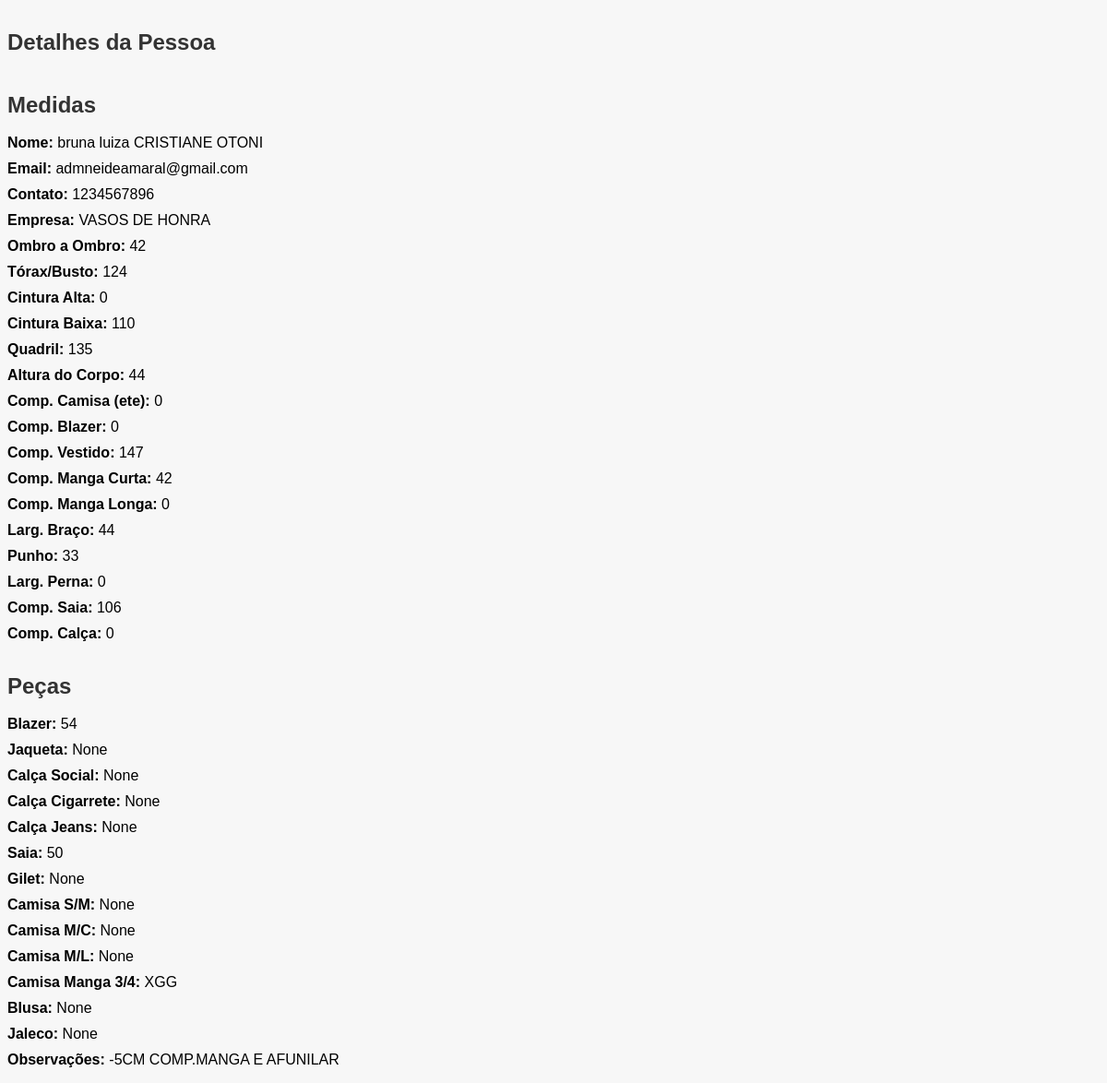
The page /pessoa/58/ (signed in) on the database its author committed.
### app_medidas_clientes/models.py (models this page shows)
class Pessoa(models.Model):
    nome = models.CharField(max_length=100)
    email = models.EmailField()
    telefone_regex = RegexValidator(
        regex=r'^\+?1?\d{9,15}$',
        message="O número de telefone deve estar no formato: '+999999999'."
    )
    contato = models.CharField(validators=[telefone_regex], max_length=16)
    empresa = models.CharField(max_length=110)
    ombro_ombro = models.CharField(max_length=10, null=True, blank=True)
    torax_busto = models.CharField(max_length=10, null=True, blank=True)
    cintura_alta = models.CharField(max_length=10, null=True, blank=True)
    cintura_baixa = models.CharField(max_length=10, null=True, blank=True)
    quadril = models.CharField(max_length=10, null=True, blank=True)
    altura_corpo = models.CharField(max_length=10, null=True, blank=True)
    comp_camisa = models.CharField(max_length=10, null=True, blank=True)
    comp_blazer = models.CharField(max_length=10, null=True, blank=True)
    comp_vestido = models.CharField(max_length=10, null=True, blank=True)
    comp_manga_curta = models.CharField(max_length=10, null=True, blank=True)
    comp_manga_longa = models.CharField(max_length=10, null=True, blank=True)
    larg_braco = models.CharField(max_length=10, null=True, blank=True)
    punho = models.CharField(max_length=10, null=True, blank=True)
    larg_perna = models.CharField(max_length=10, null=True, blank=True)
    comp_saia = models.CharField(max_length=10, null=True, blank=True)
    comp_calca = models.CharField(max_length=10, null=True, blank=True)
    tamanho_blazer = models.CharField(max_length=10, null=True, blank=True)
    tamanho_jaqueta = models.CharField(max_length=10, null=True, blank=True)
    tamanho_calca_social = models.CharField(max_length=10, null=True, blank=True)
    tamanho_calca_cigarrete = models.CharField(max_length=10, null=True, blank=True)
    tamanho_calca_jeans = models.CharField(max_length=10, null=True, blank=True)
    tamanho_saia = models.CharField(max_length=10, null=True, blank=True)
    tamanho_gilet = models.CharField(max_length=10, null=True, blank=True)
    tamanho_camisa_sem_manga = models.CharField(max_length=10, null=True, blank=True)
    tamanho_camisa_manga_curta = models.CharField(max_length=10, null=True, blank=True)
    tamanho_camisa_manga_longa = models.CharField(max_length=10, null=True, blank=True)
    tamanho_camisa_manga_3_4 = models.CharField(max_length=10, null=True, blank=True)
    tamanho_blusa = models.CharField(max_length=10, null=True, blank=True)
    tamanho_jaleco = models.CharField(max_length=10, null=True, blank=True)
    observacao = models.TextField(blank=True)

### app_medidas_clientes/views.py (the view)
# urls.py: path('pessoa/<int:pessoa_id>/', views.exibir_pessoa, name='detalhes_pessoa'),
@login_required
def exibir_pessoa(request, pessoa_id):
    pessoa = get_object_or_404(Pessoa, id=pessoa_id)
    return render(request, 'exibir_pessoa.html', {'pessoa': pessoa})

### app_medidas_clientes/templates/exibir_pessoa.html (shortened to what this page needs)
{% load static %}
<!DOCTYPE html>
<html>
<head>
    <link rel="stylesheet" type="text/css" href="{% static 'app_medidas_clientes/busca.css' %}">
</head>
<body>
    {% block content %}
    {% if pessoa %}
        <h2>Detalhes da Pessoa</h2>
        <ul>
            <h2>Medidas</h2>
            <br>
            <li><strong>Nome:</strong> {{ pessoa.nome }}</li>
            <li><strong>Email:</strong> {{ pessoa.email }}</li>
            <li><strong>Contato:</strong> {{ pessoa.contato }}</li>
            <li><strong>Empresa:</strong> {{ pessoa.empresa }}</li>
            <li><strong>Ombro a Ombro:</strong> {{ pessoa.ombro_ombro }}</li>
            <li><strong>Tórax/Busto:</strong> {{ pessoa.torax_busto }}</li>
            <li><strong>Cintura Alta:</strong> {{ pessoa.cintura_alta }}</li>
            <li><strong>Cintura Baixa:</strong> {{ pessoa.cintura_baixa }}</li>
            <li><strong>Quadril:</strong> {{ pessoa.quadril }}</li>
            <li><strong>Altura do Corpo:</strong> {{ pessoa.altura_corpo }}</li>
            <li><strong>Comp. Camisa (ete):</strong> {{ pessoa.comp_camisa }}</li>
            <li><strong>Comp. Blazer:</strong> {{ pessoa.comp_blazer }}</li>
            <li><strong>Comp. Vestido:</strong> {{ pessoa.comp_vestido }}</li>
            <li><strong>Comp. Manga Curta:</strong> {{ pessoa.comp_manga_curta }}</li>
            <li><strong>Comp. Manga Longa:</strong> {{ pessoa.comp_manga_longa }}</li>
            <li><strong>Larg. Braço:</strong> {{ pessoa.larg_braco }}</li>
            <li><strong>Punho:</strong> {{ pessoa.punho }}</li>
            <li><strong>Larg. Perna:</strong> {{ pessoa.larg_perna }}</li>
            <li><strong>Comp. Saia:</strong> {{ pessoa.comp_saia }}</li>
            <li><strong>Comp. Calça:</strong> {{ pessoa.comp_calca }}</li>
            <h2>Peças</h2>
            <br>
            <li><strong>Blazer:</strong> {{ pessoa.tamanho_blazer }}</li>
            <li><strong>Jaqueta:</strong> {{ pessoa.tamanho_jaqueta }}</li>
            <li><strong>Calça Social:</strong> {{ pessoa.tamanho_calca_social }}</li>
            <li><strong>Calça Cigarrete:</strong> {{ pessoa.tamanho_calca_cigarrete }}</li>
            <li><strong>Calça Jeans:</strong> {{ pessoa.tamanho_calca_jeans }}</li>
            <li><strong>Saia:</strong> {{ pessoa.tamanho_saia }}</li>
            <li><strong>Gilet:</strong> {{ pessoa.tamanho_gilet }}</li>
            <li><strong>Camisa S/M:</strong> {{ pessoa.tamanho_camisa_sem_manga }}</li>
            <li><strong>Camisa M/C:</strong> {{ pessoa.tamanho_camisa_manga_curta }}</li>
            <li><strong>Camisa M/L:</strong> {{ pessoa.tamanho_camisa_manga_longa }}</li>
            <li><strong>Camisa Manga 3/4:</strong> {{ pessoa.tamanho_camisa_manga_3_4 }}</li>
            <li><strong>Blusa:</strong> {{ pessoa.tamanho_blusa }}</li>
            <li><strong>Jaleco:</strong> {{ pessoa.tamanho_jaleco }}</li>
            <li><strong>Observações:</strong> {{ pessoa.observacao }}</li>
        </ul>
    {% else %}
        <p>Pessoa não encontrada.</p>
    {% endif %}
    {% endblock %}
</body>
</html>

### app_medidas_clientes/static/app_medidas_clientes/busca.css (style rules this page uses)
body { font-family: Arial, sans-serif; background-color: #f7f7f7; }
h2, p { margin: 0; padding-top: 1em; color: #333; }
ul { list-style: none; padding: 0; }
li { margin-bottom: 10px; }

### app_medidas_clientes/templates/exibir_pessoa.html (style rules this page uses)
body { font-family: Arial, sans-serif; background-color: #f7f7f7; }
h2 { color: #333; }
ul { list-style: none; padding: 0; }
li { margin-bottom: 10px; }

### rows shown on the page
Pessoa: nome "bruna luiza CRISTIANE OTONI", email "admneideamaral@gmail.com", contato "1234567896", empresa "VASOS DE HONRA", ombro_ombro "42", torax_busto "124", cintura_alta "0", cintura_baixa "110", quadril "135", altura_corpo "44", comp_camisa "0", comp_blazer "0", comp_vestido "147", comp_manga_curta "42", comp_manga_longa "0", larg_braco "44", punho "33", larg_perna "0", comp_saia "106", comp_calca "0", tamanho_blazer "54", tamanho_jaqueta "None", tamanho_calca_social "None", tamanho_calca_cigarrete "None", tamanho_calca_jeans "None", tamanho_saia "50", tamanho_gilet "None", tamanho_camisa_sem_manga "None", tamanho_camisa_manga_curta "None", tamanho_camisa_manga_longa "None", tamanho_camisa_manga_3_4 "XGG", tamanho_blusa "None", tamanho_jaleco "None", observacao "-5CM COMP.MANGA E AFUNILAR"
